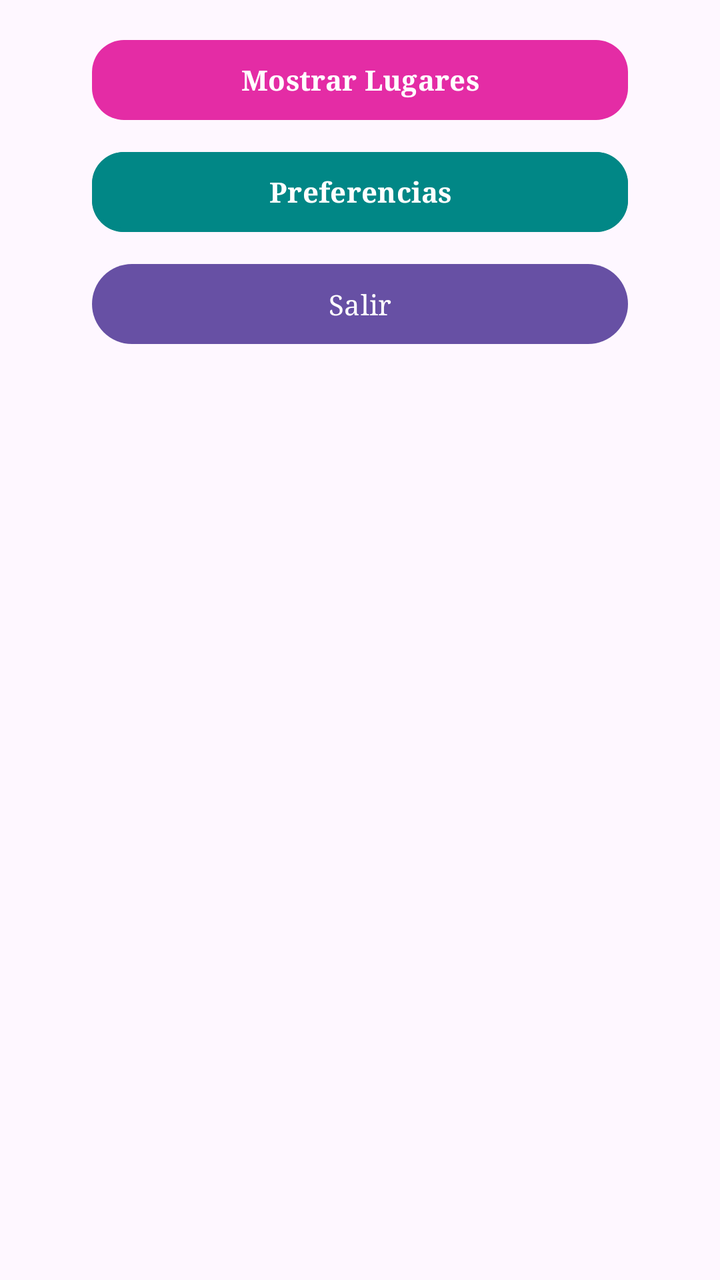
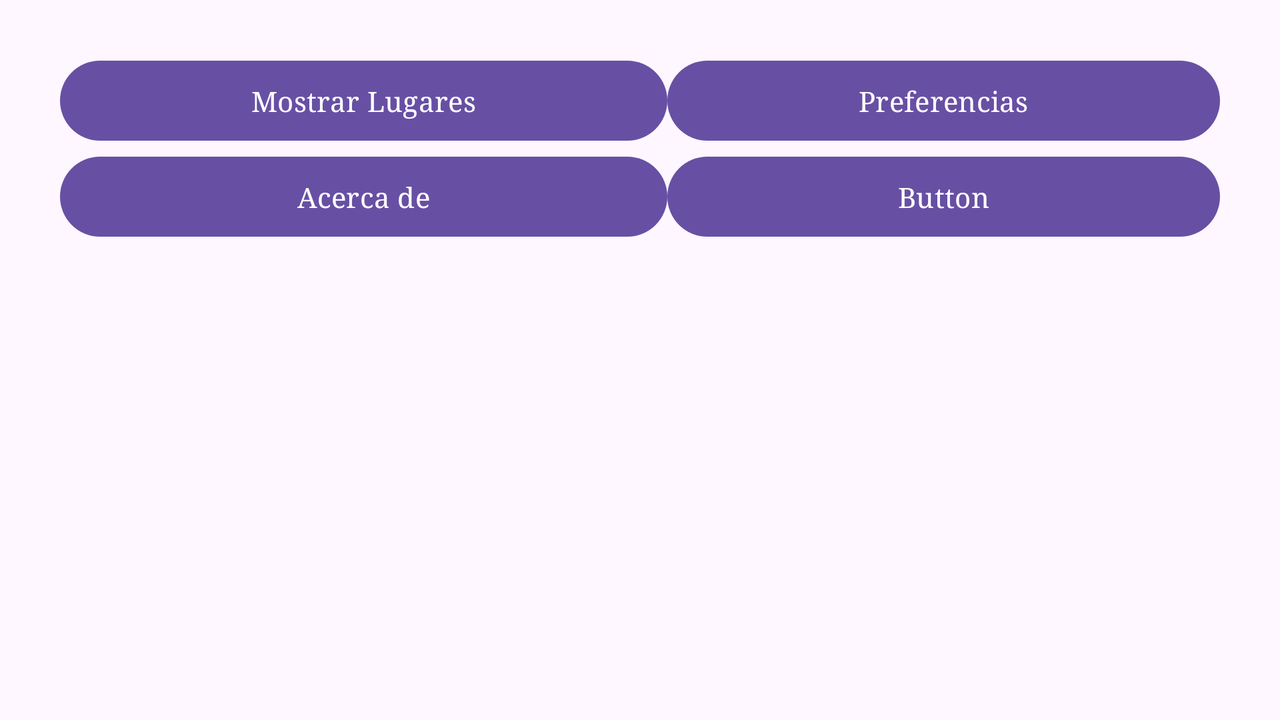

The same Android screen from two of the app's own layout files: first res/layout/ as a phone draws it, then the repository's variant for another configuration, drawn on a device whose configuration selects that folder. Both files follow.
<!-- AndroidManifest.xml: application theme Theme.MisLugares -->
<!-- res/layout/fragment_first.xml -->
<?xml version="1.0" encoding="utf-8"?>
<androidx.core.widget.NestedScrollView xmlns:android="http://schemas.android.com/apk/res/android"
    xmlns:app="http://schemas.android.com/apk/res-auto"
    xmlns:tools="http://schemas.android.com/tools"
    android:layout_width="match_parent"
    android:layout_height="match_parent"
    tools:context=".FirstFragment">

    <androidx.constraintlayout.widget.ConstraintLayout
        android:layout_width="match_parent"
        android:layout_height="match_parent"
        android:padding="16dp">

        <Button
            style="@style/EstiloBoton"
            android:id="@+id/button"
            android:layout_width="0dp"
            android:layout_height="wrap_content"
            android:layout_marginStart="@dimen/margen_botones"
            android:layout_marginEnd="@dimen/margen_botones"
            android:text="Mostrar Lugares"
            app:layout_constraintEnd_toEndOf="parent"
            app:layout_constraintStart_toStartOf="parent"
            app:layout_constraintTop_toTopOf="parent" />

        <Button
            style="@style/EstiloBoton.Alternativo"
            android:id="@+id/button2"
            android:layout_width="0dp"
            android:layout_height="wrap_content"
            android:layout_marginTop="8dp"
            android:text="Preferencias"
            app:layout_constraintEnd_toEndOf="@+id/button"
            app:layout_constraintStart_toStartOf="@+id/button"
            app:layout_constraintTop_toBottomOf="@+id/button" />

        <Button
            android:id="@+id/button3"
            android:layout_width="0dp"
            android:layout_height="wrap_content"
            android:layout_marginTop="8dp"
            android:text="Salir"
            app:layout_constraintBottom_toBottomOf="parent"
            app:layout_constraintEnd_toEndOf="@+id/button2"
            app:layout_constraintStart_toStartOf="@+id/button2"
            app:layout_constraintTop_toBottomOf="@+id/button2" />


    </androidx.constraintlayout.widget.ConstraintLayout>
</androidx.core.widget.NestedScrollView>
<!-- resources referenced by this layout -->
<resources>
  <dimen name="margen_botones">30dp</dimen>
  <style name="EstiloBoton" parent="Widget.Material3.Button">
          <item name="android:layout_width">match_parent</item>
          <item name="android:layout_height">wrap_content</item>
          <item name="android:minHeight">48dp</item>
          <item name="android:textAllCaps">false</item>
          <item name="android:textStyle">bold</item>
          <item name="cornerRadius">16dp</item>
          <item name="backgroundTint">@color/purple_500</item>
          <item name="android:textColor">@android:color/white</item>
          <item name="rippleColor">@color/purple_200</item>
      </style>
  <style name="EstiloBoton.Alternativo" parent="EstiloBoton">
          <item name="backgroundTint">@color/teal_700</item>
          <item name="strokeWidth">2dp</item>
          <item name="strokeColor">@color/teal_700</item>
          <item name="android:textColor">@android:color/white</item>
      </style>
  <style name="Theme.MisLugares" parent="Base.Theme.MisLugares" />
  <color name="purple_500">#E42CA5</color>
  <color name="purple_200">#CFBCFF</color>
  <color name="teal_700">#018786</color>
  <style name="Base.Theme.MisLugares" parent="Theme.Material3.DayNight.NoActionBar">
          
          
          <item name="android:typeface">serif</item>
          <item name="android:textColor">#0000FF</item>
      </style>
</resources>
<!-- res/layout-land/fragment_first.xml (the repository's variant of the layout above) -->
<!-- drawn on the phone turned sideways -->
<?xml version="1.0" encoding="utf-8"?>
<androidx.constraintlayout.widget.ConstraintLayout xmlns:android="http://schemas.android.com/apk/res/android"
    xmlns:tools="http://schemas.android.com/tools"
    android:layout_width="match_parent"
    android:layout_height="match_parent"
    xmlns:app="http://schemas.android.com/apk/res-auto">

    <TableLayout
        android:layout_width="0dp"
        android:layout_height="wrap_content"
        android:layout_marginStart="@dimen/margen_botones"
        android:layout_marginEnd="@dimen/margen_botones"
        android:stretchColumns="*"
        app:layout_constraintBottom_toBottomOf="parent"
        app:layout_constraintEnd_toEndOf="parent"
        app:layout_constraintStart_toStartOf="parent"
        app:layout_constraintTop_toTopOf="parent"
        app:layout_constraintVertical_bias="0.100000024">

        <TableRow
            android:layout_width="match_parent"
            android:layout_height="match_parent">

            <Button
                android:id="@+id/button5"
                android:layout_width="wrap_content"
                android:layout_height="wrap_content"
                android:text="Mostrar Lugares" />

            <Button
                android:id="@+id/button6"
                android:layout_width="wrap_content"
                android:layout_height="wrap_content"
                android:text="Preferencias" />
        </TableRow>

        <TableRow
            android:layout_width="match_parent"
            android:layout_height="match_parent">

            <Button
                android:id="@+id/button7"
                android:layout_width="wrap_content"
                android:layout_height="wrap_content"
                android:text="Acerca de" />

            <Button
                android:id="@+id/button8"
                android:layout_width="wrap_content"
                android:layout_height="wrap_content"
                android:text="Button" />
        </TableRow>

    </TableLayout>

</androidx.constraintlayout.widget.ConstraintLayout>
<!-- resources referenced by the variant -->
<!-- as the phone turned sideways resolves them -->
<resources>
  <dimen name="margen_botones">30dp</dimen>
  <style name="Theme.MisLugares" parent="Base.Theme.MisLugares" />
  <style name="Base.Theme.MisLugares" parent="Theme.Material3.DayNight.NoActionBar">
          
          
          <item name="android:typeface">serif</item>
          <item name="android:textColor">#0000FF</item>
      </style>
</resources>
